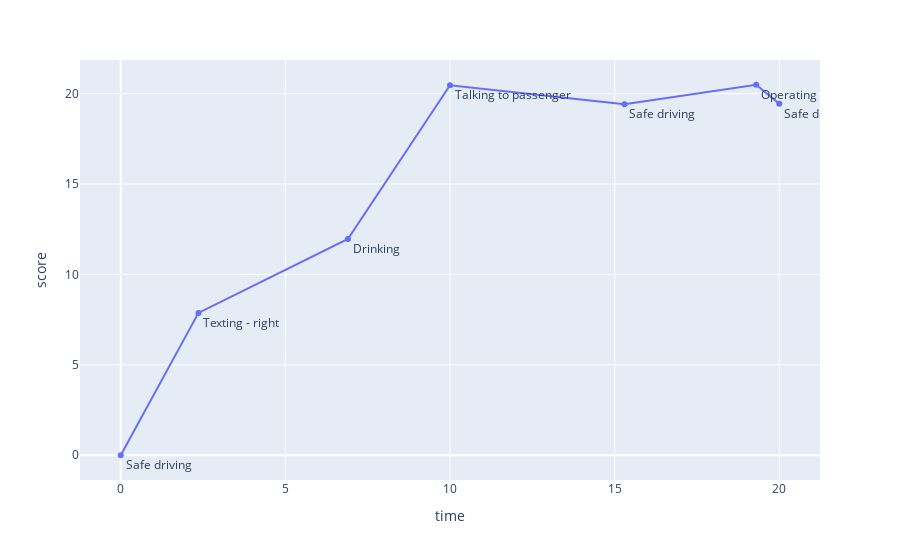

Source (notebook cell):
### Code cell
_,_ = compute_score_trajet(trajet=trajet_test_1,is_displayed=True)

### Figure 1 — Plotly figure (JSON) as saved in the notebook; plotly's stock layout.template omitted (floating-point values rounded to 4 significant figures)
{"data": [{"hovertemplate": "time=%{x}<br>score=%{y}<br>distraction=%{text}<extra></extra>", "legendgroup": "", "line": {"color": "#636efa", "dash": "solid"}, "marker": {"symbol": "circle"}, "mode": "text+lines+markers", "name": "", "orientation": "v", "showlegend": false, "text": ["Safe driving", "Texting - right", "Drinking", "Talking to passenger", "Safe driving", "Operating the radio", "Safe driving"], "textposition": "bottom right", "type": "scatter", "x": [0, 2.36, 6.9, 10, 15.3, 19.3, 20], "xaxis": "x", "y": [0, 7.873, 11.96, 20.46, 19.42, 20.49, 19.44], "yaxis": "y"}], "layout": {"legend": {"tracegroupgap": 0}, "margin": {"t": 60}, "xaxis": {"anchor": "y", "domain": [0, 1], "title": {"text": "time"}}, "yaxis": {"anchor": "x", "domain": [0, 1], "title": {"text": "score"}}}}
